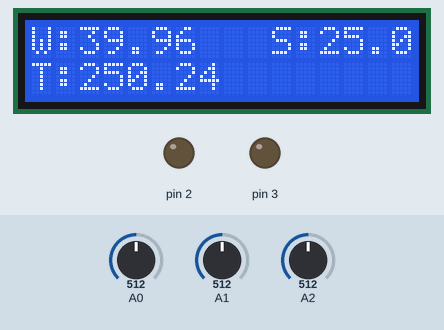
This sketch was run on a simulated Arduino Uno, built with avr-gcc and run on an emulated ATmega328P. Parts: 16×2 character LCD, output pins drawn as LEDs (lit = HIGH). The inputs (shaded band) are chosen by the test bench; at power-on: A1 = 512, A0 = 512, A2 = 512. The audio player accepts every command and is not drawn; what the sketch prints to the serial monitor is not drawn.

Above: at 3.8 s.
3.9 s: A1 set to 66
At 16.2 s:
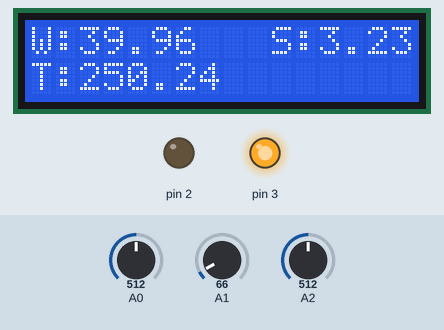
17.9 s: A1 set to 56
At 29.5 s:
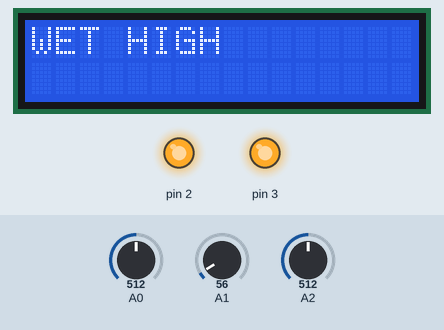
31.9 s: A0 set to 0
At 35.6 s:
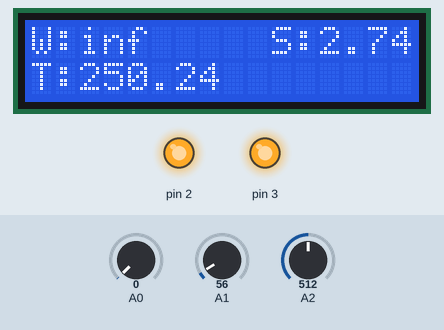
42.5 s: A2 set to 212
At 43.8 s:
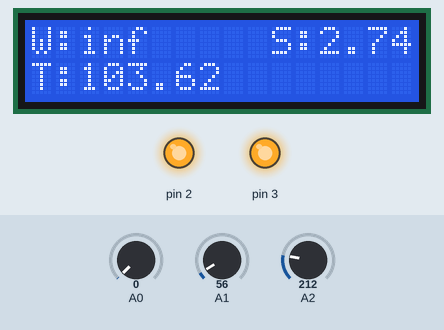
56.5 s: A2 set to 189
At 59.4 s:
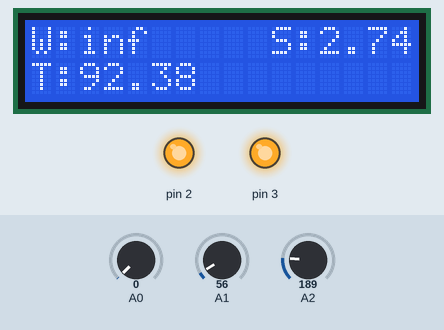
65.6 s: A0 set to 716
At 69.6 s:
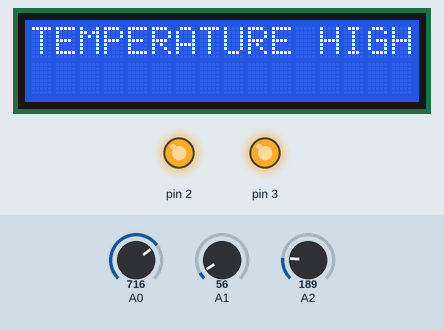
Timing chart, 0 to 71.1 s (numbered marks = the images above; inputs shaded):
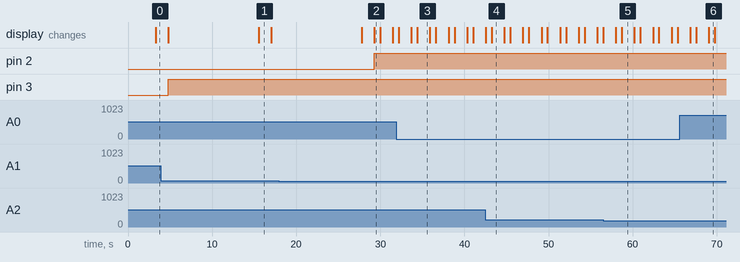

Measured:
- the behaviour switches between 62 and 61 on A1 (found by bisection; images 1 and 2)
- after the input at 3.9 s, the display: first differs from a run without the input after 11.6 s (image 1)
- after the input at 17.9 s, pin 2: LOW → HIGH after 11.4 s; the display: first changes after 9.9 s (image 2 shows a later state)
- after the input at 31.9 s, the display: first differs from a run without the input after 2.5 s (image 3)
- after the input at 56.5 s, the display: first differs from a run without the input after 2.2 s (image 5)
- after the input at 65.6 s, the display: first differs from a run without the input after 2.0 s (image 6 shows a later state)
- what the display in image 1 shows lasts 1.5 s, from 15.5 s to 17.0 s

The sketch:

baby_monitoring_with_mp3player.ino
```cpp
#include "SoftwareSerial.h"
#include "DFRobotDFPlayerMini.h"
SoftwareSerial mySoftwareSerial(6, 7); // RX, TX
DFRobotDFPlayerMini myDFPlayer;
#include <LiquidCrystal.h>
const int rs = 8, en = 9, d4 = 10, d5 = 11, d6 = 12, d7 = 13;
LiquidCrystal lcd(rs, en, d4, d5, d6, d7);
char command;
int pausa = 0;
uint8_t id,pa;


void setup ()
{
   mySoftwareSerial.begin(9600);
   Serial.begin(9600);
 lcd.begin(16, 2);
   lcd.clear();
  lcd.setCursor(0, 0);
  lcd.print("      BABY");
   lcd.setCursor(0, 1);
  lcd.print(" MONITOR SYSTEM");
  delay (2000);

if (!myDFPlayer.begin(mySoftwareSerial))
{
while (true);
}
myDFPlayer.setTimeOut(500); //Timeout serial 500ms
myDFPlayer.volume(30); //Volume 5
myDFPlayer.EQ(0); //Equalizacao normal

   pinMode(2,OUTPUT);
          pinMode(3,OUTPUT);

}

void loop()
{

float w = analogRead(A0);
delay(100);
w = w * (5.0 / 1023.0);
delay(100);
w=1/w*100;
delay(100);

float s = analogRead(A1);
delay(100);
s = s * (5.0 / 1023.0);
delay(100);
s=s*10;


float t = analogRead(A2);
delay(100);
t = t* (5.0 / 1023.0);
delay(100);
t=t*100;


  lcd.clear();
    lcd.setCursor (0,0);
    lcd.print("W:");
    lcd.print(w);
    lcd.setCursor (10,0);
    lcd.print("S:");
    lcd.print(s);
    lcd.setCursor (0,1);
    lcd.print("T:");
    lcd.print(t);
    delay(1000);
Serial.print(t);
Serial.print(",");
Serial.println(w);
   delay(500);


if(s>3)
{


digitalWrite(3,HIGH);
  lcd.clear();
    lcd.setCursor (0,0);
    lcd.print("BABY CRY");
 myDFPlayer.play(01);
 delay(10000);

}

else if(w>30)
{
digitalWrite(2,HIGH);
  lcd.clear();
    lcd.setCursor (0,0);
    lcd.print("WET HIGH");
}
else if(t>50)
{
digitalWrite(2,HIGH);
  lcd.clear();
    lcd.setCursor (0,0);
    lcd.print("TEMPERATURE HIGH");
}

else
{
digitalWrite(3,LOW);
digitalWrite(2,LOW);
}


  }


 
```
